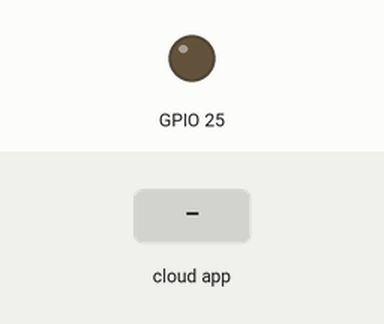
Bench run of a sketch on a simulated ESP32. On the bench: output pins drawn as LEDs (lit = HIGH). The inputs (shaded band) are chosen by the test bench. WiFi joins after 1.5 s; servers stay silent unless stated; the Firebase database answers and starts empty.

Above: at 3.2 s.
3.3 s: the phone or cloud app sets Status to 1
At 4.4 s:
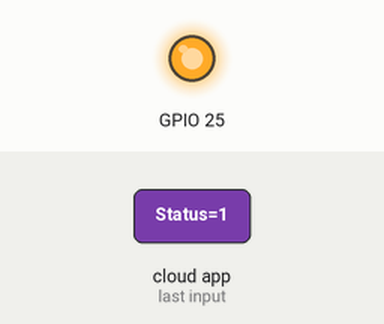
4.8 s: the phone or cloud app sets Status to 0
At 5.6 s:
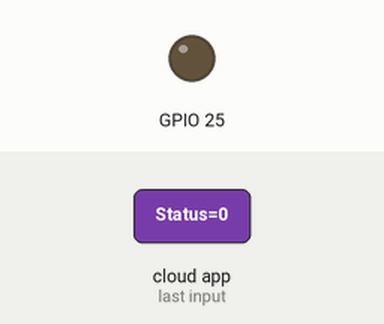
Timing chart, 0 to 7.8 s (numbered marks = the images above; inputs shaded):
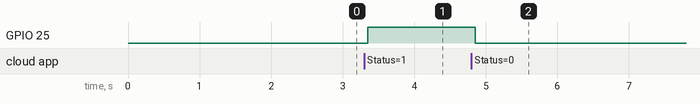

Measured:
- after the input at 3.3 s, GPIO 25: LOW → HIGH after 0.05 s
- after the input at 4.8 s, GPIO 25: HIGH → LOW after 0.05 s

The sketch:

LED.ino
```cpp
#include <WiFi.h>
#include <FirebaseESP32.h>


const char* usuario = "jones";
const char* senha = "jonin1987";
bool statusConexao = false;

const char* host = "https://teste-5c4a2-default-rtdb.firebaseio.com/";
const char* token = "AIzaSyB0FK6Ks2HduOv__Pu1ByyxgRcuooLCOTU";

FirebaseData minhaBase;


void setup(){
Serial.begin(115200);
pinMode(25,OUTPUT);

WiFi.begin(usuario,senha);


while(WiFi.status()!= WL_CONNECTED){
  delay(1000);
}
statusConexao = true;
Firebase.begin(host,token);
}

void loop() {

Firebase.get(minhaBase, "Led/Status");
int led = minhaBase.intData();

switch(led){
  case 0:
    digitalWrite(25,LOW);
    break;
  case 1:
    digitalWrite(25,HIGH);
    break;
  }
}
```
